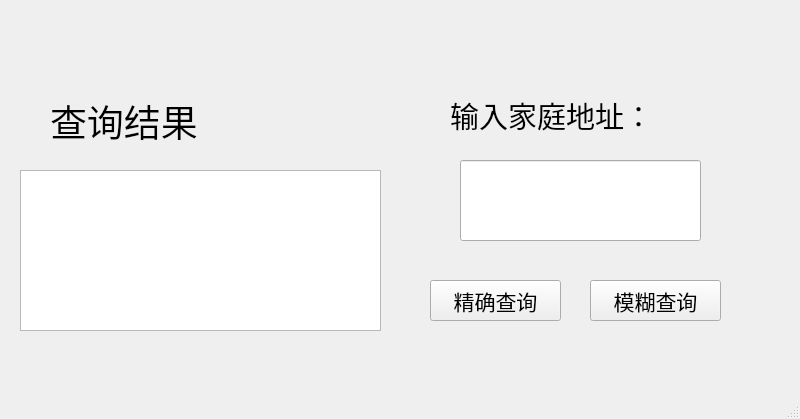
<?xml version="1.0" encoding="UTF-8"?>
<ui version="4.0">
 <class>MainWindow</class>
 <widget class="QMainWindow" name="MainWindow">
  <property name="geometry">
   <rect>
    <x>0</x>
    <y>0</y>
    <width>800</width>
    <height>419</height>
   </rect>
  </property>
  <property name="windowTitle">
   <string>MainWindow</string>
  </property>
  <widget class="QWidget" name="centralwidget">
   <widget class="QTableWidget" name="tableWidget">
    <property name="geometry">
     <rect>
      <x>20</x>
      <y>170</y>
      <width>361</width>
      <height>161</height>
     </rect>
    </property>
    <property name="font">
     <font>
      <family>楷体</family>
     </font>
    </property>
   </widget>
   <widget class="QLabel" name="label">
    <property name="geometry">
     <rect>
      <x>50</x>
      <y>80</y>
      <width>191</width>
      <height>81</height>
     </rect>
    </property>
    <property name="font">
     <font>
      <family>楷体</family>
      <pointsize>28</pointsize>
     </font>
    </property>
    <property name="text">
     <string>查询结果</string>
    </property>
   </widget>
   <widget class="QLabel" name="label_2">
    <property name="geometry">
     <rect>
      <x>450</x>
      <y>80</y>
      <width>251</width>
      <height>71</height>
     </rect>
    </property>
    <property name="font">
     <font>
      <family>楷体</family>
      <pointsize>22</pointsize>
     </font>
    </property>
    <property name="text">
     <string>输入家庭地址：</string>
    </property>
   </widget>
   <widget class="QLineEdit" name="lineEdit">
    <property name="geometry">
     <rect>
      <x>460</x>
      <y>160</y>
      <width>241</width>
      <height>81</height>
     </rect>
    </property>
    <property name="font">
     <font>
      <family>楷体</family>
      <pointsize>22</pointsize>
     </font>
    </property>
   </widget>
   <widget class="QPushButton" name="search">
    <property name="geometry">
     <rect>
      <x>430</x>
      <y>280</y>
      <width>131</width>
      <height>41</height>
     </rect>
    </property>
    <property name="font">
     <font>
      <family>楷体</family>
      <pointsize>16</pointsize>
     </font>
    </property>
    <property name="text">
     <string>精确查询</string>
    </property>
   </widget>
   <widget class="QPushButton" name="search_2">
    <property name="geometry">
     <rect>
      <x>590</x>
      <y>280</y>
      <width>131</width>
      <height>41</height>
     </rect>
    </property>
    <property name="font">
     <font>
      <family>楷体</family>
      <pointsize>16</pointsize>
     </font>
    </property>
    <property name="text">
     <string>模糊查询</string>
    </property>
   </widget>
  </widget>
  <widget class="QMenuBar" name="menubar">
   <property name="geometry">
    <rect>
     <x>0</x>
     <y>0</y>
     <width>800</width>
     <height>26</height>
    </rect>
   </property>
  </widget>
  <widget class="QStatusBar" name="statusbar"/>
 </widget>
 <resources/>
 <connections/>
</ui>
